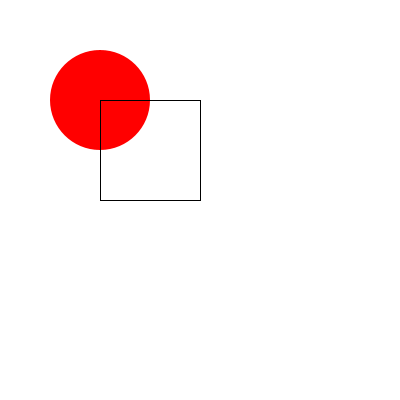
Frame 1 (no input)
Frame 60 (the mouse pressed at the canvas centre just before this capture): identical to frame 1, image omitted
Frame 120 (the mouse held since frame 60 and released just before this capture): identical to frame 1, image omitted

The Processing sketch that drew this single still picture (run headless with seeded random() and noise(); from frame 60 on, the mouse is pressed at the canvas centre):

// Processing sketch: noStroke_noFill
// ── noStroke_noFill.pde
// usamos el doble slash para poner comentarios

void setup() {
  size(400, 400);
}

void draw() {

  background(255); //fondo blanco
  fill(255, 0, 0); //relleno rojo
  noStroke(); //eliminar contorno
  ellipse(100, 100, 100, 100);

  stroke(0); //reactivamos contorno, de color negro (cero en escala de grises es negro)
  noFill(); // desactivamos relleno
  rect(100, 100, 100, 100);
}
